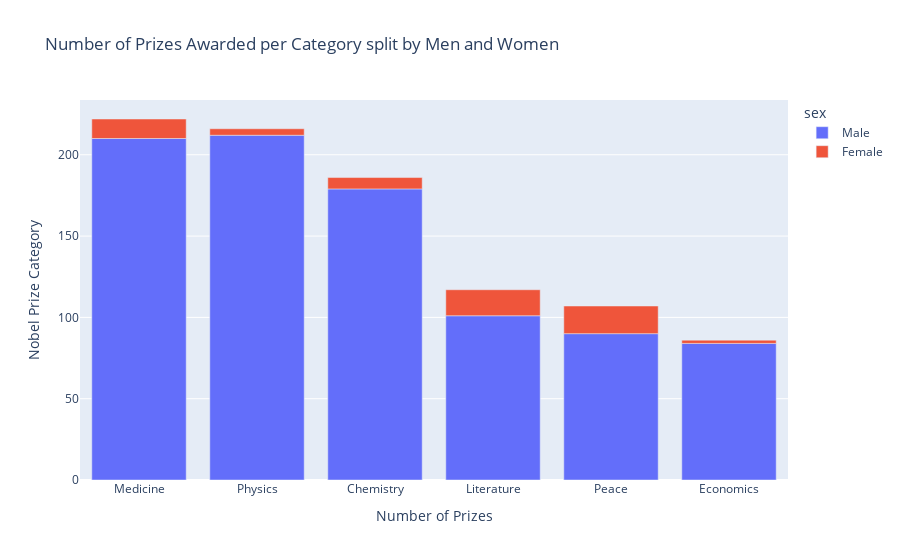

Notebook code cell kept with this figure:
### Code cell
bar = px.bar(
    data_frame=category_by_gender,
    x='category',
    y='count',
    title='Number of Prizes Awarded per Category split by Men and Women',
    color='sex',
    hover_name='category'
)

bar.update_layout(
    xaxis={
        'categoryorder': 'total descending',
        'title': 'Number of Prizes'
    },
    yaxis={
        'title': 'Nobel Prize Category'
    }
)

bar.show()

### Figure 1 — Plotly figure (JSON) as saved in the notebook; plotly's stock layout.template omitted (floating-point values rounded to 4 significant figures)
{"data": [{"alignmentgroup": "True", "hovertemplate": "<b>%{hovertext}</b><br><br>sex=Male<br>category=%{x}<br>count=%{y}<extra></extra>", "hovertext": ["Chemistry", "Economics", "Literature", "Medicine", "Peace", "Physics"], "legendgroup": "Male", "marker": {"color": "#636efa", "pattern": {"shape": ""}}, "name": "Male", "offsetgroup": "Male", "orientation": "v", "showlegend": true, "textposition": "auto", "type": "bar", "x": ["Chemistry", "Economics", "Literature", "Medicine", "Peace", "Physics"], "xaxis": "x", "y": [179, 84, 101, 210, 90, 212], "yaxis": "y"}, {"alignmentgroup": "True", "hovertemplate": "<b>%{hovertext}</b><br><br>sex=Female<br>category=%{x}<br>count=%{y}<extra></extra>", "hovertext": ["Chemistry", "Economics", "Literature", "Medicine", "Peace", "Physics"], "legendgroup": "Female", "marker": {"color": "#EF553B", "pattern": {"shape": ""}}, "name": "Female", "offsetgroup": "Female", "orientation": "v", "showlegend": true, "textposition": "auto", "type": "bar", "x": ["Chemistry", "Economics", "Literature", "Medicine", "Peace", "Physics"], "xaxis": "x", "y": [7, 2, 16, 12, 17, 4], "yaxis": "y"}], "layout": {"barmode": "relative", "legend": {"title": {"text": "sex"}, "tracegroupgap": 0}, "title": {"text": "Number of Prizes Awarded per Category split by Men and Women"}, "xaxis": {"anchor": "y", "categoryorder": "total descending", "domain": [0, 1], "title": {"text": "Number of Prizes"}}, "yaxis": {"anchor": "x", "domain": [0, 1], "title": {"text": "Nobel Prize Category"}}}}
